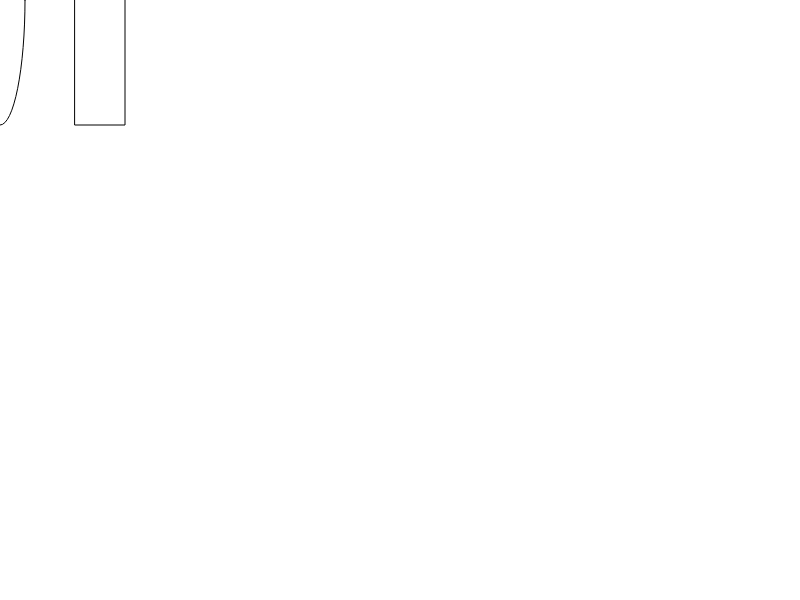
Frame 1 (no input)
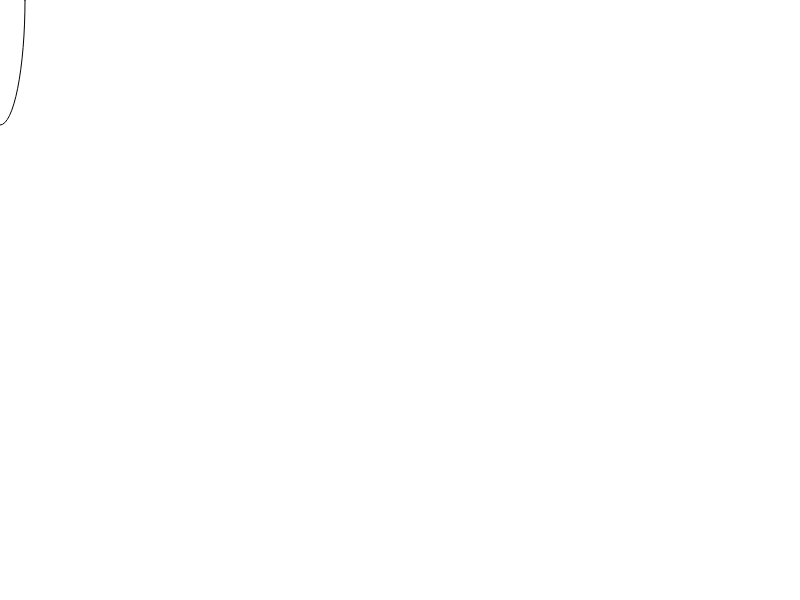
Frame 60 (no input)
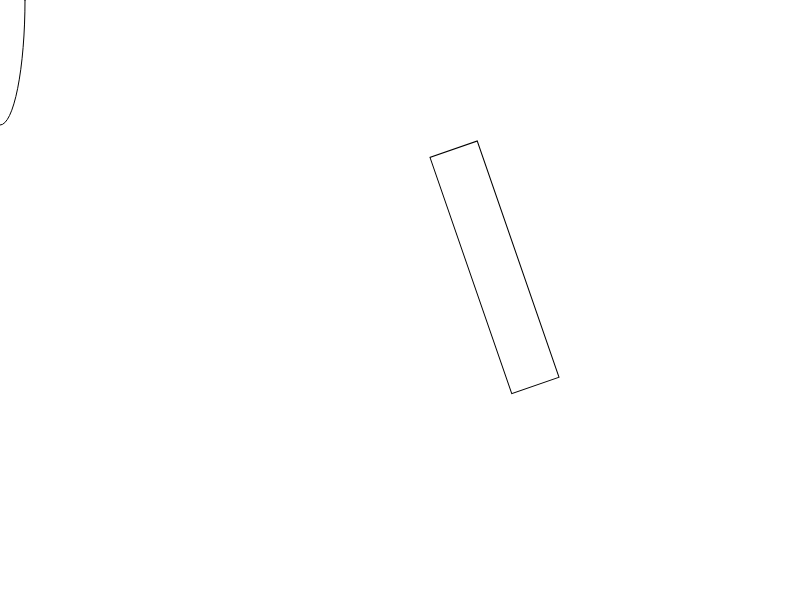
Frame 120 (the mouse pressed at the canvas centre since frame 60)

The p5.js sketch that drew these frames (run headless with seeded random() and noise() and a simulated clock; from frame 60 on, the mouse is pressed at the canvas centre):

// p5.js sketch
// ── sketch.js
var angle = 0;

function setup() {
  createCanvas(800, 600);
  rectMode(CENTER);
}

function draw() {
  background(255);
  
  push();
  translate(mouseX, mouseY);
  rotate(angle);
  rect(100, 0, 50, 250);
  pop();

  ellipse(0, 0, 50, 250);
  angle += .05;
}
